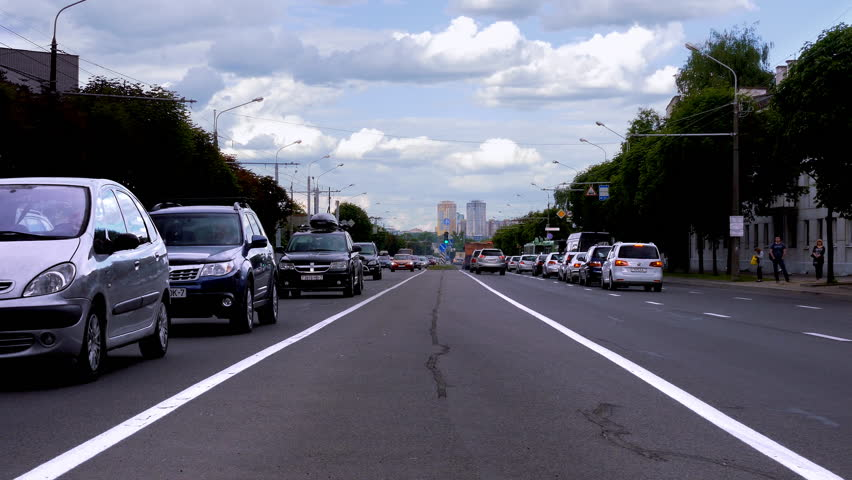
#> input picture cv/images/lane_lines_02.jpg, 852 x 480 px, found by its file name
$ python movie_lane_lines_identifiy.py
#> lines starting #> are read from the running program, lines starting #| are printed output that depends on the picture; after the words box and inside, x2 and y2 are one past the last pixel; in counts of white or black regions, pixels touching at a corner belong together; long printed decimals are rounded
import cv2
import numpy as np

pi = 3.1419
theta_left_line 	= 1.06 	# mean value in RAD of vertical-angle LEFT line
theta_right_line 	= 2.08	# mean value in RAD of vertical-angle RIGHT line
divergence 		= 0.03	# angle tolerance for values close to the line

# described in "learning opencv", Bradski, Kaehler, p. 155

# import image
image = cv2.imread('movies/lane_lines_02.jpg')
#> image is the input picture: shape (480, 852, 3); mean B, G, R 116.3, 102, 100.7
# image = cv2.imread(/images/'lane_lines.jpg')
# convert image
gray_image	= cv2.cvtColor(image, cv2.COLOR_BGR2GRAY)
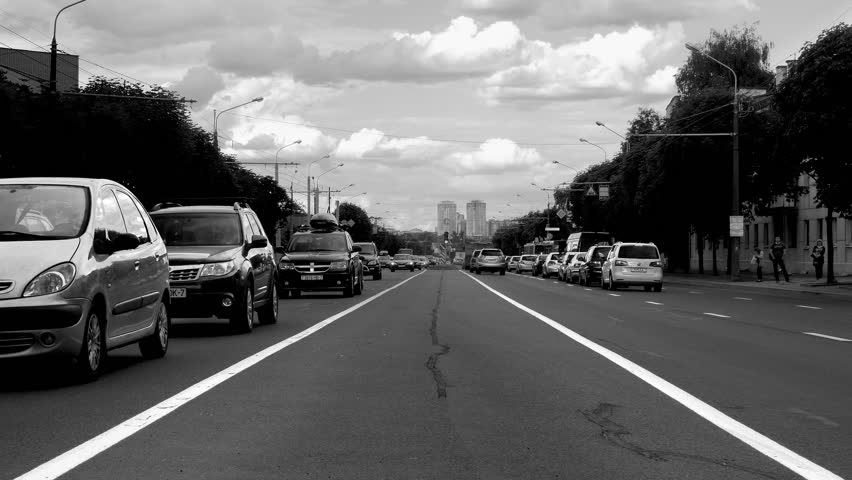
#> gray_image: shape (480, 852); min 0, max 255, mean 103.2
canny		= cv2.Canny(gray_image, 190, 210)
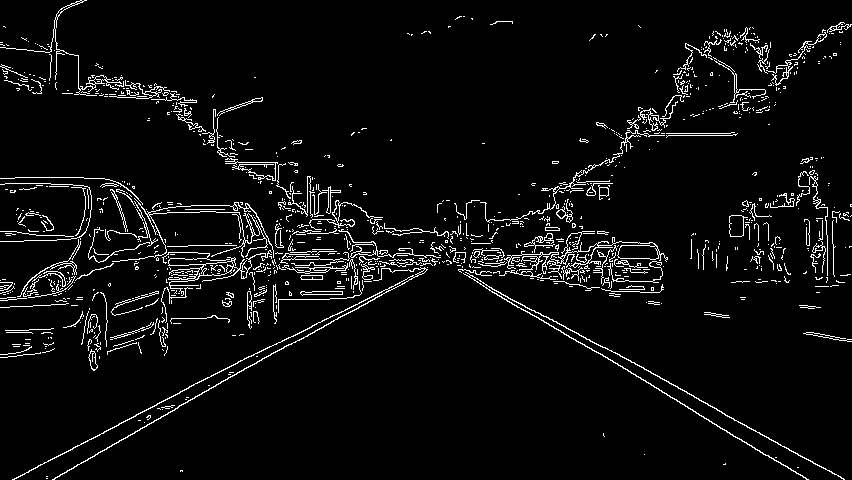
#> canny: shape (480, 852); 4.9% white in thin lines or dots
# [5 lines of commented-out code are left out]


lines = cv2.HoughLines(canny,1,np.pi/180,300)
#> lines = [[441, 1.05], [-5, 2.11], [10, 2.08]]
print(lines)
#| [[[441.          1.047]]
#|  [[ -5.          2.112]]
#|  [[ 10.          2.077]]]

# show all identified lines
for i in range(len(lines)):
	for rho, theta in lines[i]:
		a = np.cos(theta)
		b = np.sin(theta)
		x0 = a*rho
		y0 = b*rho
		x1 = int(x0 + 1000*(-b))
		y1 = int(y0 + 1000*(a))
		x2 = int(x0 - 1000*(-b))
		y2 = int(y0 - 1000*(a))
		cv2.line(image,(x1,y1),(x2,y2),(0,0,255),2)	# color order: BLUE-GREEN-RED
#> this loop made 3 passes
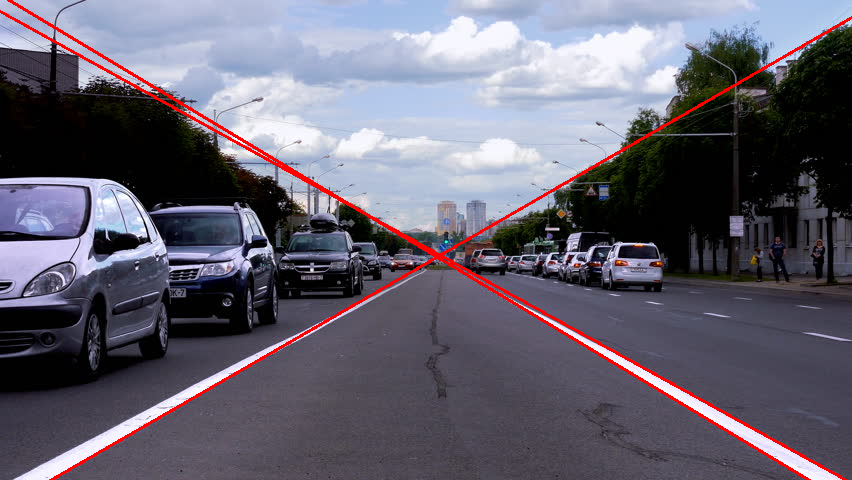
#> image: shape (480, 852, 3); 1.98% of pixels changed, all inside (x1, y1, x2, y2) = (0, 0, 852, 480)

cv2.imshow('with lines',image)
cv2.waitKey(0)            		# Waits forever for user to press any key
cv2.destroyAllWindows()


# find the relevant lane-lines
line_list = []
for i in range(len(lines)):
	for rho,theta in lines[i]:
		# print('rho: ' + str(rho) +'\ttheta: ' + str(theta/pi*180) )
		new_element = [rho,theta]
		line_list.append(new_element)
#> after the loop, line_list = [[441, 1.05], [-5, 2.11], [10, 2.08]]

# sort list by theta
sorted_list = sorted(line_list, key=lambda x: x[1])
#> sorted_list = [[441, 1.05], [10, 2.08], [-5, 2.11]]

# generate lists for left line and right line
left_line_list = []
right_line_list = []
for line in sorted_list:
	print(line)
	if abs(line[1] - theta_left_line) < divergence:
		left_line_list.append(line)
	if abs(line[1] - theta_right_line) < divergence:
		right_line_list.append(line)
#> this loop made 3 passes
#| [441.0, 1.047]
#| [10.0, 2.077]
#| [-5.0, 2.112]
#> after the loop, left_line_list = [[441, 1.05]]; right_line_list = [[10, 2.08]]

print('left_line_list')
print(left_line_list)
#| [[441.0, 1.047]]
print('right_line_list')
print(right_line_list)
#| [[10.0, 2.077]]

# calculate mean-lines LEFT and RIGHT
line_left 	= np.mean(left_line_list, axis = 0)
#> line_left = [441, 1.05]
line_right 	= np.mean(right_line_list, axis = 0)
#> line_right = [10, 2.08]

# print left line
rho		= line_left[0]
#> rho = 441
theta	= line_left[1]
#> theta = 1.05
a = np.cos(theta)
#> a = 0.5
b = np.sin(theta)
#> b = 0.866
x0 = a*rho
#> x0 = 220.5
y0 = b*rho
#> y0 = 381.9
x1 = int(x0 + 1000*(-b))
#> x1 = -645
y1 = int(y0 + 1000*(a))
#> y1 = 881
x2 = int(x0 - 1000*(-b))
#> x2 = 1086
y2 = int(y0 - 1000*(a))
#> y2 = -118
cv2.line(image,(x1,y1),(x2,y2),(0,0,255),2)	# color order: BLUE-GREEN-RED


# print right line
rho		= line_right[0]
#> rho = 10
theta	= line_right[1]
#> theta = 2.08
a = np.cos(theta)
#> a = -0.485
b = np.sin(theta)
#> b = 0.875
x0 = a*rho
#> x0 = -4.85
y0 = b*rho
#> y0 = 8.75
x1 = int(x0 + 1000*(-b))
#> x1 = -879
y1 = int(y0 + 1000*(a))
#> y1 = -476
x2 = int(x0 - 1000*(-b))
#> x2 = 869
y2 = int(y0 - 1000*(a))
#> y2 = 493
cv2.line(image,(x1,y1),(x2,y2),(0,0,255),2)	# color order: BLUE-GREEN-RED

'''
minLineLength = 30
maxLineGap = 10
lines = cv2.HoughLinesP(canny,1,np.pi/180,100,minLineLength,maxLineGap)
for x1,y1,x2,y2 in lines[0]:
    cv2.line(image,(x1,y1),(x2,y2),(0,255,0),2)
'''


cv2.imshow('with lines',image)

cv2.waitKey(0)                 # Waits forever for user to press any key
cv2.destroyAllWindows()
